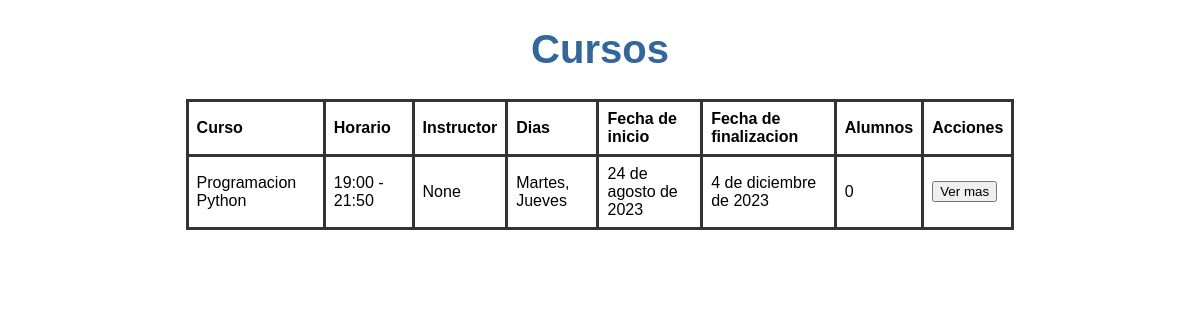
The app's page /cursos/, older data.
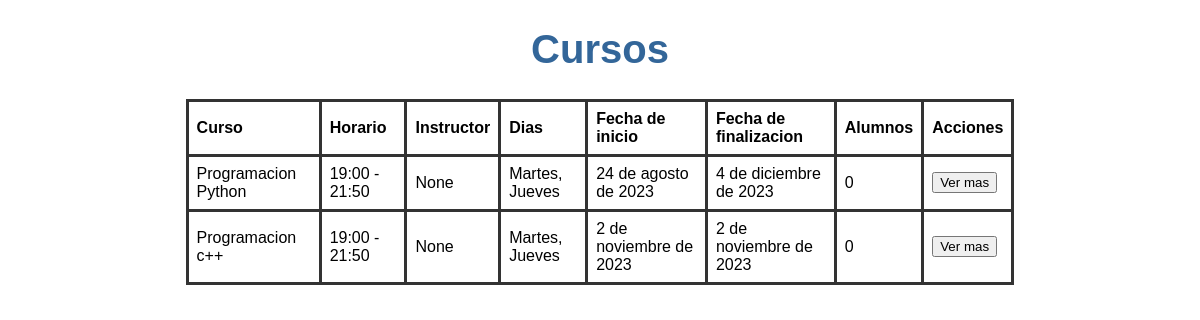
The same page, newer data.
### Cursos/models.py (models this page shows, shortened)
class Curso(models.Model):
    nombre = models.CharField(max_length=100)
    horario = models.CharField(max_length=100)
    diasDeLaSemana = models.CharField(max_length=100)
    fechaDeInicio = models.DateField()
    fechaDeFinalizacion = models.DateField()
    instructor = models.ForeignKey(
        "Instructor", on_delete=models.CASCADE, blank=True, null=True
    )
    alumnos = models.ManyToManyField(Alumno, through="AlumnoCursos")

### Cursos/views.py (the view)
# urls.py: path("", views.index),
def index(request):
    cursos = Curso.objects.all()
    context = {
        "cursos": cursos,
    }
    return render(request, "index.html", context)

### Cursos/templates/index.html (shortened to what this page needs)
<!DOCTYPE html>
<html>
  <head>
    {% load static %}
    <link
      rel="stylesheet"
      type="text/css"
      media="screen"
      href="{% static 'css/index.css' %}"
    />
  </head>
  <body>
    <div class="container">
      <h1>Cursos</h1>
      <table>
        <thead>
          <th>Curso</th>
          <th>Horario</th>
          <th>Instructor</th>
          <th>Dias</th>
          <th>Fecha de inicio</th>
          <th>Fecha de finalizacion</th>
          <th>Alumnos</th>
          <th>Acciones</th>
        </thead>
        <tbody>
          {% for curso in cursos %}
          <tr>
            <td>{{curso.nombre}}</td>
            <td>{{curso.horario}}</td>
            <td>{{curso.instructor}}</td>
            <td>{{curso.diasDeLaSemana}}</td>
            <td>{{curso.fechaDeInicio}}</td>
            <td>{{curso.fechaDeFinalizacion}}</td>
            <td>{{curso.alumnos.all|length}}</td>
            <td>
              <a href="/cursos/{{curso.id}}"><button>Ver mas</button></a>
            </td>
          </tr>
          {% endfor %}
        </tbody>
      </table>
    </div>
  </body>
</html>

Row changes from the older to the newer data that the page shows:
added Curso: nombre "Programacion c++", horario "19:00 - 21:50", instructor "None", diasDeLaSemana "Martes, Jueves", fechaDeInicio "2 de noviembre de 2023", fechaDeFinalizacion "2 de noviembre de 2023", alumnos.all|length "0"
